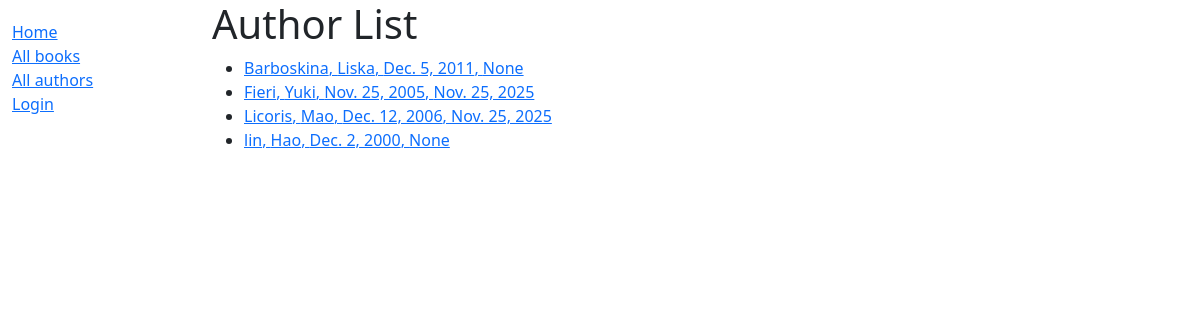
The app's page /catalog/authors/, older data.
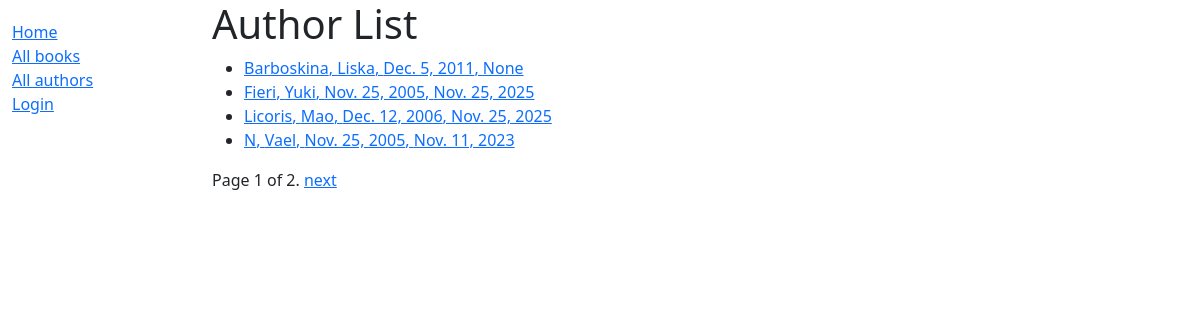
The same page, newer data.
### catalog/models.py (models this page shows, shortened)
class Author(models.Model):
    first_name = models.CharField(max_length=100)
    last_name = models.CharField(max_length=100)
    date_of_birth = models.DateField(null=True, blank=True)
    date_of_death = models.DateField('Died', null=True, blank=True)
    class Meta:
        ordering = ['last_name', 'first_name']
    def get_absolute_url(self):
        return reverse('author-detail', args=[str(self.id)])

### catalog/views.py (the view)
# urls.py: path('authors/', views.AuthorListView.as_view(), name='authors'),
class AuthorListView(generic.ListView):
    model = Author
    paginate_by = 4

### catalog/templates/catalog/author_list.html
{% extends "base_generic.html" %}
{% block content %}
  <h1>Author List</h1>
  {% if author_list %}
    <ul>
      {% for author in author_list %}
      <li>
        <a href="{{ author.get_absolute_url }}">{{author.last_name}}, {{ author.first_name }}, {{author.date_of_birth}}, {{author.date_of_death}} </a>
      </li>
      {% endfor %}
    </ul>
  {% else %}
    <p>There are no authors in the library.</p>
  {% endif %}
{% endblock %}

### catalog/templates/base_generic.html (shortened to what this page needs)
<!doctype html>
<html lang="en">
  <head>
    <link href="https://cdn.jsdelivr.net/npm/bootstrap@5.3.3/dist/css/bootstrap.min.css"
      rel="stylesheet"
>
    {% load static %}
    <link rel="stylesheet" href="{% static 'css/styles.css' %}" />
  </head>
  <body>
    <div class="container-fluid">
      <div class="row">
        <div class="col-sm-2">
          {% block sidebar %}
            <ul class="sidebar-nav">
              <li><a href="{% url 'index' %}">Home</a></li>
              <li><a href="{% url 'books' %}">All books</a></li>
              <li><a href="{% url 'authors' %}">All authors</a></li>
                   {% if user.is_authenticated %}
                <p>User: {{ user.get_username }}</p>
                <li><a href="{% url 'my-borrowed' %}">My Borrowed</a></li>
                {% if user.is_staff %}
                  <p>Staff</p>
                  <li><a href="{% url 'all-borrowed' %}">All Borrowed</a></li>
                {% endif %}
                {% if perms.catalog.add_author %}
                  <li><a href="{% url 'author-create' %}">Create author</a></li>
                {% endif %}
                {% if perms.catalog.add_book %}
                  <li><a href="{% url 'book-create' %}">Create book</a></li>
                {% endif %}
                <li>
                  <form id="logout-form" method="post" action="{% url 'admin:logout' %}">
                    {% csrf_token %}
                    <button type="submit" class="btn btn-link">Logout</button>
                  </form>
                </li>
       {% else %}
                <li><a href="{% url 'login' %}?next={{ request.path }}">Login</a></li>
              {% endif %}
 </ul>
          {% endblock %}
        </div>
        <div class="col-sm-10 ">{% block content %}{% endblock %}
        {% block pagination %}
    {% if is_paginated %}
        <div class="pagination">
            <span class="page-links">
                <span class="page-current">
                    Page {{ page_obj.number }} of {{ page_obj.paginator.num_pages }}.
                </span>
                {% if page_obj.has_next %}
                    <a href="{{ request.path }}?page={{ page_obj.next_page_number }}">next</a>
                {% endif %}
            </span>
        </div>
    {% endif %}
  {% endblock %}
        </div>
      </div>
    </div>
  </body>
</html>

### catalog/static/styles.css (style rules this page uses)
.sidebar-nav { margin-top: 20px; padding: 0; list-style: none; }

Row changes from the older to the newer data that the page shows:
no longer on this page (row unchanged): Author: last_name "lin", first_name "Hao", date_of_birth "Dec. 2, 2000", date_of_death "None"
added Author: last_name "N", first_name "Vael", date_of_birth "Nov. 25, 2005", date_of_death "Nov. 11, 2023"
Text that changed along with them:
{{ page_obj.number }}: (not shown) → "1"
{{ page_obj.paginator.num_pages }}: (not shown) → "2"
text now shown: "Page of . next"
